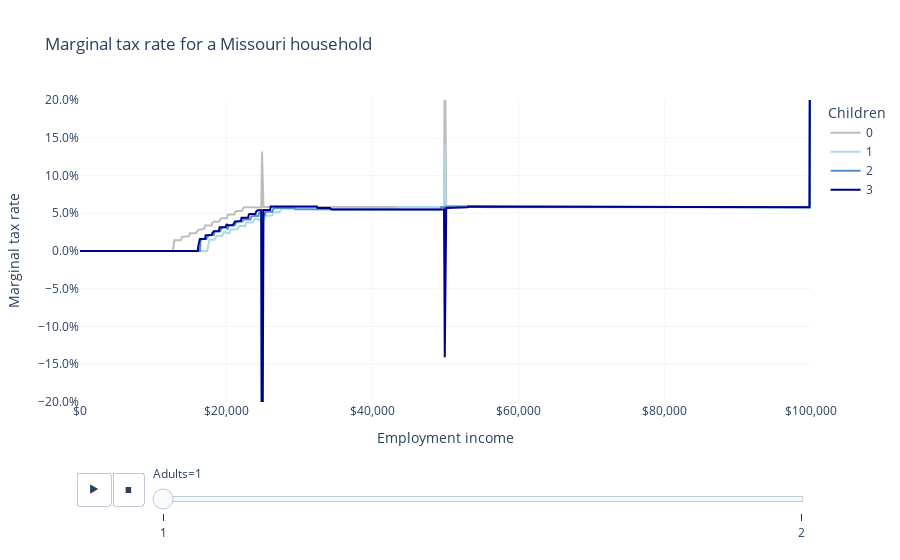

The cell this chart's notebook holds for it:
### Code cell
fig = px.line(
    df,
    "employment_income",
    "mtr",
    color="children",
    animation_frame="adults",
    labels=LABELS,
    title="Marginal tax rate for a Missouri household",
    color_discrete_map=COLOR_MAP,
)
fig.update_layout(
    xaxis_tickformat="$,",
    yaxis_tickformat=".1%",
    yaxis_range=[-0.2, 0.2],
    plot_bgcolor="white",
    xaxis_gridcolor=LIGHT_GRAY,
    yaxis_gridcolor=LIGHT_GRAY,
)

### Figure 1 — Plotly figure (JSON) as saved in the notebook; plotly's stock layout.template omitted (floating-point values rounded to 4 significant figures; data arrays with more than 128 entries replaced by an {"elided": "..."} marker saying what was removed)
{"data": [{"hovertemplate": "Children=0<br>Adults=1<br>Employment income=%{x}<br>Marginal tax rate=%{y}<extra></extra>", "legendgroup": "0", "line": {"color": "#BDBDBD", "dash": "solid"}, "marker": {"symbol": "circle"}, "mode": "lines", "name": "0", "orientation": "v", "showlegend": true, "type": "scatter", "x": {"elided": "1001 int values"}, "xaxis": "x", "y": {"elided": "1001 float values"}, "yaxis": "y"}, {"hovertemplate": "Children=1<br>Adults=1<br>Employment income=%{x}<br>Marginal tax rate=%{y}<extra></extra>", "legendgroup": "1", "line": {"color": "lightblue", "dash": "solid"}, "marker": {"symbol": "circle"}, "mode": "lines", "name": "1", "orientation": "v", "showlegend": true, "type": "scatter", "x": {"elided": "1001 int values"}, "xaxis": "x", "y": {"elided": "1001 float values"}, "yaxis": "y"}, {"hovertemplate": "Children=2<br>Adults=1<br>Employment income=%{x}<br>Marginal tax rate=%{y}<extra></extra>", "legendgroup": "2", "line": {"color": "#5091cc", "dash": "solid"}, "marker": {"symbol": "circle"}, "mode": "lines", "name": "2", "orientation": "v", "showlegend": true, "type": "scatter", "x": {"elided": "1001 int values"}, "xaxis": "x", "y": {"elided": "1001 float values"}, "yaxis": "y"}, {"hovertemplate": "Children=3<br>Adults=1<br>Employment income=%{x}<br>Marginal tax rate=%{y}<extra></extra>", "legendgroup": "3", "line": {"color": "darkblue", "dash": "solid"}, "marker": {"symbol": "circle"}, "mode": "lines", "name": "3", "orientation": "v", "showlegend": true, "type": "scatter", "x": {"elided": "1001 int values"}, "xaxis": "x", "y": {"elided": "1001 float values"}, "yaxis": "y"}], "layout": {"legend": {"title": {"text": "Children"}, "tracegroupgap": 0}, "plot_bgcolor": "white", "sliders": [{"active": 0, "currentvalue": {"prefix": "Adults="}, "len": 0.9, "pad": {"b": 10, "t": 60}, "steps": [{"args": [["1"], {"frame": {"duration": 0, "redraw": false}, "fromcurrent": true, "mode": "immediate", "transition": {"duration": 0, "easing": "linear"}}], "label": "1", "method": "animate"}, {"args": [["2"], {"frame": {"duration": 0, "redraw": false}, "fromcurrent": true, "mode": "immediate", "transition": {"duration": 0, "easing": "linear"}}], "label": "2", "method": "animate"}], "x": 0.1, "xanchor": "left", "y": 0, "yanchor": "top"}], "title": {"text": "Marginal tax rate for a Missouri household"}, "updatemenus": [{"buttons": [{"args": [null, {"frame": {"duration": 500, "redraw": false}, "fromcurrent": true, "mode": "immediate", "transition": {"duration": 500, "easing": "linear"}}], "label": "&#9654;", "method": "animate"}, {"args": [[null], {"frame": {"duration": 0, "redraw": false}, "fromcurrent": true, "mode": "immediate", "transition": {"duration": 0, "easing": "linear"}}], "label": "&#9724;", "method": "animate"}], "direction": "left", "pad": {"r": 10, "t": 70}, "showactive": false, "type": "buttons", "x": 0.1, "xanchor": "right", "y": 0, "yanchor": "top"}], "xaxis": {"anchor": "y", "domain": [0, 1], "gridcolor": "#F5F5F5", "tickformat": "$,", "title": {"text": "Employment income"}}, "yaxis": {"anchor": "x", "domain": [0, 1], "gridcolor": "#F5F5F5", "range": [-0.2, 0.2], "tickformat": ".1%", "title": {"text": "Marginal tax rate"}}}}
